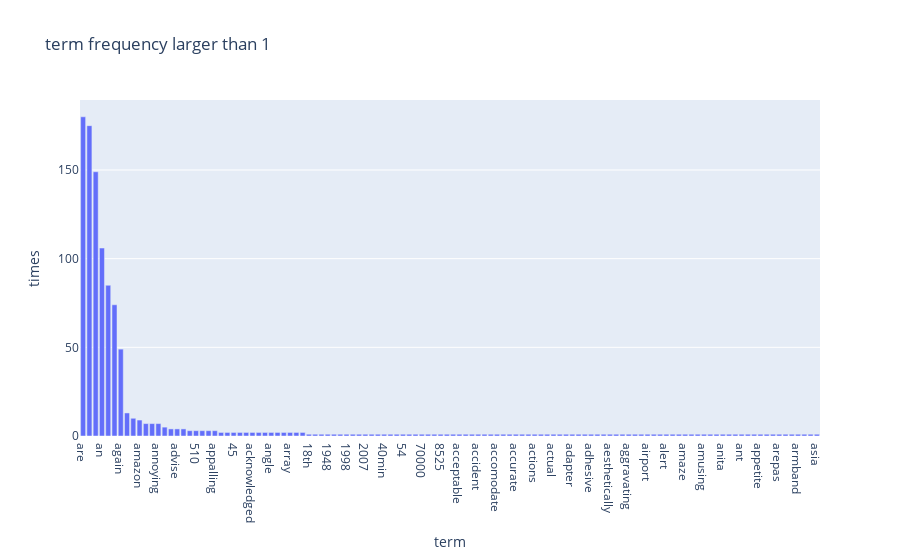

Here is the notebook cell this chart was saved with:
### Markdown cell above
# Exercise 15

### Code cell
x = np.asarray(count_vect.get_feature_names_out()[:300]).reshape((300,1))
y = term_frequencies[:300].reshape((300,1))
sum =  np.hstack((x, y))

sum_sorted = np.array(sorted(sum, key=lambda row: row[1], reverse=True)) ## sort
feature_names=[]
frequencies=[]
for j in range(0,sum_sorted.shape[0]):
    if sum[j,1]>1:
        feature_names.append(sum_sorted[j,0])
        frequencies.append(sum_sorted[j,1])

x = feature_names
y = frequencies
trace = go.Bar(x=x,y=y,name="times")
layout = go.Layout(title="term frequency larger than 1",xaxis={"title":"term"},
    yaxis={"title":"times"},barmode="group")

fig = go.Figure(data = [trace],layout=layout)
fig.show()

### Figure 1 — Plotly figure (JSON) as saved in the notebook; plotly's stock layout.template omitted (floating-point values rounded to 4 significant figures)
{"data": [{"name": "times", "type": "bar", "x": ["are", "as", "all", "an", "about", "also", "again", "art", "area", "amazon", "30", "above", "annoying", "along", "50", "advise", "already", "100", "510", "amazed", "apart", "appalling", "11", "17", "45", "abysmal", "accused", "acknowledged", "africa", "among", "angle", "answer", "appetizers", "array", "artist", "aside", "18th", "1928", "1947", "1948", "1971", "1980", "1998", "2000", "2006", "2007", "325", "3o", "40min", "42", "5320", "54", "5lb", "680", "70000", "700w", "70s", "8525", "aailiyah", "academy", "acceptable", "accessory", "accessoryone", "accident", "accolades", "accommodations", "accomodate", "accordingly", "accountant", "accurate", "ache", "achille", "actions", "activate", "activesync", "actual", "ad", "adams", "adapter", "adapters", "address", "adhesive", "admiration", "adrift", "aesthetically", "affleck", "aged", "aggravating", "agree", "agreed", "airport", "ala", "albondigas", "alert", "alike", "aluminum", "amaze", "amazingly", "amp", "amusing", "angela", "animated", "anita", "ann", "anniversary", "ant", "anti", "apartment", "appetite", "appetizer", "applauded", "arepas", "argued", "aria", "armband", "article", "artless", "asia"], "y": [180, 175, 149, 106, 85, 74, 49, 13, 10, 9, 7, 7, 7, 5, 4, 4, 4, 3, 3, 3, 3, 3, 2, 2, 2, 2, 2, 2, 2, 2, 2, 2, 2, 2, 2, 2, 1, 1, 1, 1, 1, 1, 1, 1, 1, 1, 1, 1, 1, 1, 1, 1, 1, 1, 1, 1, 1, 1, 1, 1, 1, 1, 1, 1, 1, 1, 1, 1, 1, 1, 1, 1, 1, 1, 1, 1, 1, 1, 1, 1, 1, 1, 1, 1, 1, 1, 1, 1, 1, 1, 1, 1, 1, 1, 1, 1, 1, 1, 1, 1, 1, 1, 1, 1, 1, 1, 1, 1, 1, 1, 1, 1, 1, 1, 1, 1, 1, 1]}], "layout": {"barmode": "group", "title": {"text": "term frequency larger than 1"}, "xaxis": {"title": {"text": "term"}}, "yaxis": {"title": {"text": "times"}}}}
